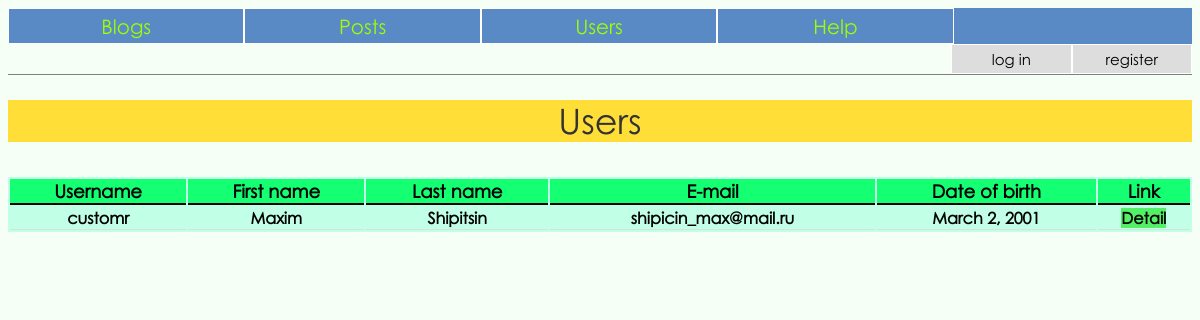
Before: /users/ with the older database file.
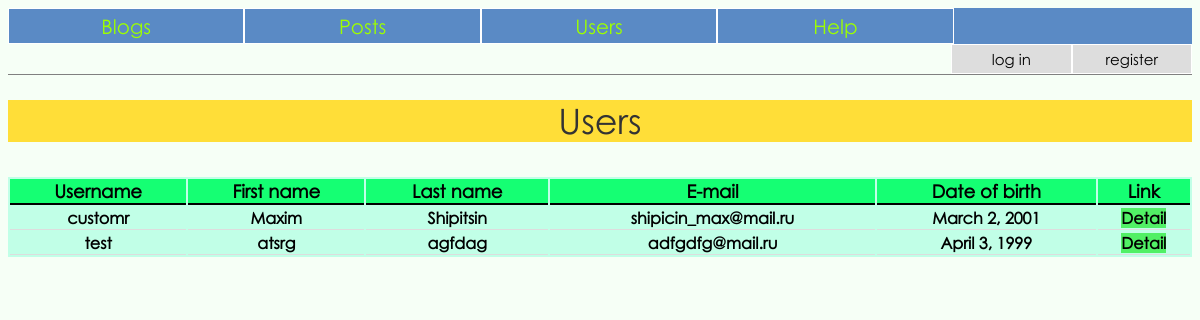
After: the same page with the newer database file.
### blog/models.py (models this page shows, shortened)
class MyUser(AbstractBaseUser):
	username = models.CharField('username', max_length=50, unique=True)
	first_name = models.CharField('first name', max_length=50)
	last_name = models.CharField('last name', max_length=50)
	email = models.EmailField(
		verbose_name='email address',
		max_length=255,
		unique=True,
	)
	date_of_birth = models.DateField()
	is_active = models.BooleanField(default=True)
	is_admin = models.BooleanField(default=False)
	objects = MyUserManager()
	USERNAME_FIELD = 'username'
	EMAIL_FIELD = 'email'
	REQUIRED_FIELDS = ['first_name', 'last_name', 'email', 'date_of_birth']

### blog/views.py (the view)
# urls.py: path('users/', views.get_users, name='users'),
def get_users(request):
	users = MyUser.objects.all()
	context = {'users': users}
	return render(request, 'blog/users.html', context)

### blog/templates/blog/users.html (shortened to what this page needs)
{% extends 'blog/base.html' %}
{% block content %}
<p class='title'>Users</p>
<div>
	<table>
		<thead>
			<tr>
				<th>Username</th>
				<th>First name</th>
				<th>Last name</th>
				<th>E-mail</th>
				<th>Date of birth</th>
				<th>Link</th>
			</tr>
		</thead>
		<tbody>
		{% for thisuser in users %}
			<tr>
				<th>{{ thisuser.username }}</th>
				<th>{{ thisuser.first_name }}</th>
				<th>{{ thisuser.last_name }}</th>
				<th>{{ thisuser.email }}</th>
				<th>{{ thisuser.date_of_birth }}</th>
				<th><a href="{% url 'blog:user' thisuser.id %}">Detail</a></th>
			</tr>
		{% endfor %}
		</tbody>
	</table>
</div>
{% endblock content %}

Changed rows visible on the page:
added MyUser: username "test", first_name "atsrg", last_name "agfdag", email "adfgdfg@mail.ru", date_of_birth "April 3, 1999"
